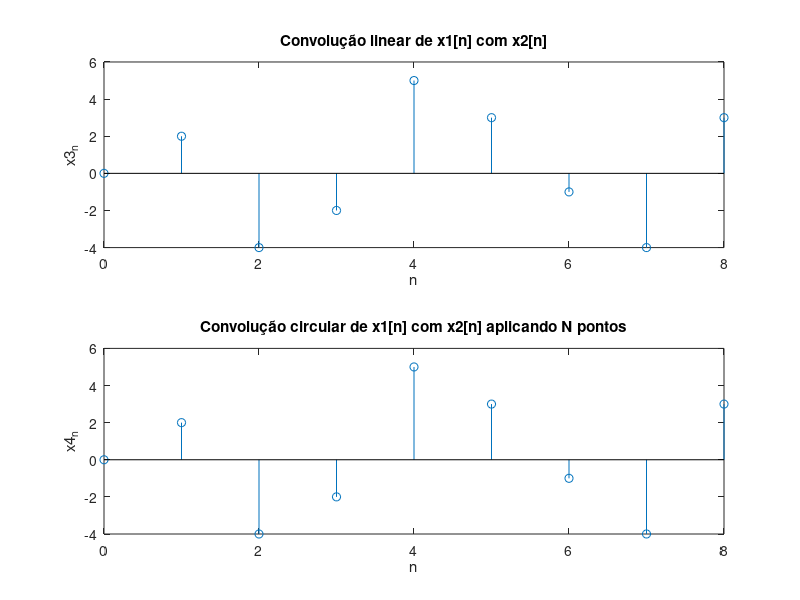

Recreate this plot in MATLAB.
clc; close all; clear all;
pkg load signal;

N = 9;
n = 0:N-1;

x1_n = [1 -2 -1 3];
x2_n = [0 2 0 0 -1 1];

%x3_n é a convolução linear entre x1_n e x2_n
x3_n = conv(x1_n,x2_n);

%x4_n é a convolução circular de N pontos entre x1_n e x2_n
x4_n = cconv(x1_n,x2_n,N);

figure(1); grid on;
subplot(2,1,1);
stem(n,x3_n);
xlabel('n');ylabel('x3_n');title('Convolução linear de x1[n] com x2[n]');
subplot(2,1,2);
stem(n,x4_n);
xlabel('n');ylabel('x4_n');title('Convolução circular de x1[n] com x2[n] aplicando N pontos');
